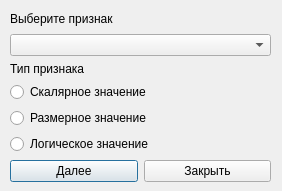
<?xml version="1.0" encoding="UTF-8"?>
<ui version="4.0">
 <class>Edittor_item2</class>
 <widget class="QDialog" name="Edittor_item2">
  <property name="geometry">
   <rect>
    <x>0</x>
    <y>0</y>
    <width>282</width>
    <height>191</height>
   </rect>
  </property>
  <property name="minimumSize">
   <size>
    <width>282</width>
    <height>191</height>
   </size>
  </property>
  <property name="maximumSize">
   <size>
    <width>282</width>
    <height>191</height>
   </size>
  </property>
  <property name="windowTitle">
   <string>Возможные значения признаков</string>
  </property>
  <widget class="QWidget" name="layoutWidget">
   <property name="geometry">
    <rect>
     <x>10</x>
     <y>10</y>
     <width>261</width>
     <height>172</height>
    </rect>
   </property>
   <layout class="QVBoxLayout" name="verticalLayout_4">
    <item>
     <layout class="QVBoxLayout" name="verticalLayout_2">
      <item>
       <widget class="QLabel" name="label">
        <property name="text">
         <string>Выберите признак</string>
        </property>
       </widget>
      </item>
      <item>
       <widget class="QComboBox" name="comboBox"/>
      </item>
     </layout>
    </item>
    <item>
     <layout class="QVBoxLayout" name="verticalLayout_3">
      <item>
       <widget class="QLabel" name="label_2">
        <property name="text">
         <string>Тип признака</string>
        </property>
       </widget>
      </item>
      <item>
       <layout class="QVBoxLayout" name="verticalLayout">
        <item>
         <widget class="QRadioButton" name="radioButton">
          <property name="text">
           <string>Скалярное значение</string>
          </property>
         </widget>
        </item>
        <item>
         <widget class="QRadioButton" name="radioButton_2">
          <property name="text">
           <string>Размерное значение</string>
          </property>
         </widget>
        </item>
        <item>
         <widget class="QRadioButton" name="radioButton_3">
          <property name="text">
           <string>Логическое значение</string>
          </property>
         </widget>
        </item>
       </layout>
      </item>
     </layout>
    </item>
    <item>
     <layout class="QHBoxLayout" name="horizontalLayout">
      <item>
       <widget class="QPushButton" name="pushButton">
        <property name="text">
         <string>Далее</string>
        </property>
       </widget>
      </item>
      <item>
       <widget class="QPushButton" name="pushButton_2">
        <property name="text">
         <string>Закрыть</string>
        </property>
       </widget>
      </item>
     </layout>
    </item>
   </layout>
  </widget>
 </widget>
 <resources/>
 <connections/>
</ui>
